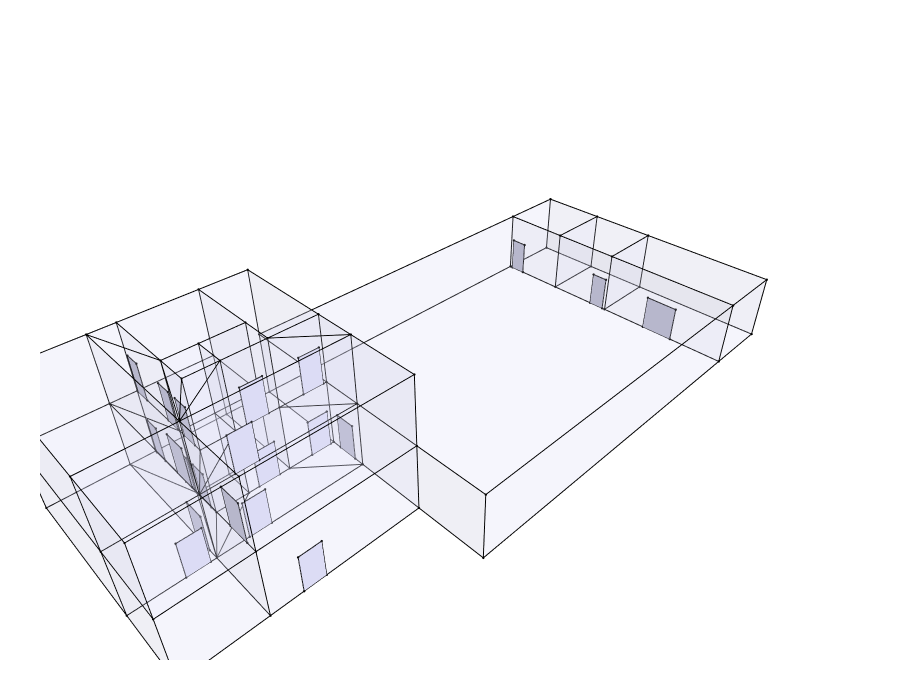

The notebook cell saved with this chart:
### Markdown cell above
## 16. Show the office cells together with the door geometry

### Code cell
Topology.Show(
    cc,                 # previous room cells
    door_cluster,       # imported door geometry

    # office cells
    showFaces=True,
    faceColor=[220,220,245],
    faceOpacity=0.15,

    # door geometry
    edgeColor="black",
    edgeWidth=2,

    backgroundColor="white",
    width=900,
    height=700,
    renderer=renderer
)

### Figure 1 — Plotly figure (JSON) as saved in the notebook; plotly's stock layout.template omitted (floating-point values rounded to 4 significant figures; data arrays with more than 128 entries replaced by an {"elided": "..."} marker saying what was removed)
{"data": [{"customdata": ["", "", "", "", "", "", "", "", "", "", "", "", "", "", "", "", "", "", "", "", "", "", "", "", "", "", "", "", "", "", "", "", "", "", "", "", "", "", "", "", "", "", "", "", "", "", "", "", "", "", "", "", "", "", "", "", "", "", "", "", "", "", "", "", "", "", "", "", "", "", "", ""], "hoverinfo": "text", "hovertemplate": ["Click ", "Click ", "Click ", "Click ", "Click ", "Click ", "Click ", "Click ", "Click ", "Click ", "Click ", "Click ", "Click ", "Click ", "Click ", "Click ", "Click ", "Click ", "Click ", "Click ", "Click ", "Click ", "Click ", "Click ", "Click ", "Click ", "Click ", "Click ", "Click ", "Click ", "Click ", "Click ", "Click ", "Click ", "Click ", "Click ", "Click ", "Click ", "Click ", "Click ", "Click ", "Click ", "Click ", "Click ", "Click ", "Click ", "Click ", "Click ", "Click ", "Click ", "Click ", "Click ", "Click ", "Click ", "Click ", "Click ", "Click ", "Click ", "Click ", "Click ", "Click ", "Click ", "Click ", "Click ", "Click ", "Click ", "Click ", "Click ", "Click ", "Click ", "Click ", "Click "], "hovertext": ["", "", "", "", "", "", "", "", "", "", "", "", "", "", "", "", "", "", "", "", "", "", "", "", "", "", "", "", "", "", "", "", "", "", "", "", "", "", "", "", "", "", "", "", "", "", "", "", "", "", "", "", "", "", "", "", "", "", "", "", "", "", "", "", "", "", "", "", "", "", "", ""], "legendgroup": "1", "legendrank": 1, "marker": {"color": ["#000000", "#000000", "#000000", "#000000", "#000000", "#000000", "#000000", "#000000", "#000000", "#000000", "#000000", "#000000", "#000000", "#000000", "#000000", "#000000", "#000000", "#000000", "#000000", "#000000", "#000000", "#000000", "#000000", "#000000", "#000000", "#000000", "#000000", "#000000", "#000000", "#000000", "#000000", "#000000", "#000000", "#000000", "#000000", "#000000", "#000000", "#000000", "#000000", "#000000", "#000000", "#000000", "#000000", "#000000", "#000000", "#000000", "#000000", "#000000", "#000000", "#000000", "#000000", "#000000", "#000000", "#000000", "#000000", "#000000", "#000000", "#000000", "#000000", "#000000", "#000000", "#000000", "#000000", "#000000", "#000000", "#000000", "#000000", "#000000", "#000000", "#000000", "#000000", "#000000"], "line": {"width": 0}, "opacity": 1, "size": [2.8, 2.8, 2.8, 2.8, 2.8, 2.8, 2.8, 2.8, 2.8, 2.8, 2.8, 2.8, 2.8, 2.8, 2.8, 2.8, 2.8, 2.8, 2.8, 2.8, 2.8, 2.8, 2.8, 2.8, 2.8, 2.8, 2.8, 2.8, 2.8, 2.8, 2.8, 2.8, 2.8, 2.8, 2.8, 2.8, 2.8, 2.8, 2.8, 2.8, 2.8, 2.8, 2.8, 2.8, 2.8, 2.8, 2.8, 2.8, 2.8, 2.8, 2.8, 2.8, 2.8, 2.8, 2.8, 2.8, 2.8, 2.8, 2.8, 2.8, 2.8, 2.8, 2.8, 2.8, 2.8, 2.8, 2.8, 2.8, 2.8, 2.8, 2.8, 2.8], "sizemode": "diameter", "symbol": "circle"}, "mode": "markers", "name": "1: Untitled (Vertices)", "showlegend": false, "text": ["", "", "", "", "", "", "", "", "", "", "", "", "", "", "", "", "", "", "", "", "", "", "", "", "", "", "", "", "", "", "", "", "", "", "", "", "", "", "", "", "", "", "", "", "", "", "", "", "", "", "", "", "", "", "", "", "", "", "", "", "", "", "", "", "", "", "", "", "", "", "", ""], "type": "scatter3d", "x": [-2.8, 0, 0, -2.8, -2.8, -2.8, -2.8, 0, 0, 0, -2.8, -2.8, -2.8, -2.8, 0, 21, 21, 21, 21, 0, 0, 0, 0, 0, 0, 21, 21, 21, 21, -5.2, -5.2, -8.4, -7, -7, -8.4, -7, -7, -8.4, -8.4, -7, -7, -5.2, -5.2, -5.2, -5.2, -7, -7, 0, -7, -8.4, -8.4, 25.2, 25.2, 25.2, 25.2, 25.2, 25.2, 25.2, 25.2, -8.4, -8.4, -12.6, -12.6, -12.6, -12.6, 0, -8.4, -12.6, -12.6, -12.6, -12.6, -12.6], "y": [16.8, 16.8, 10.8, 10.8, 12.6, 16.8, 16.8, 16.8, 16.8, 10.8, 10.8, 12.6, 12.6, 10.8, 10.8, 16.8, 12.6, 8.4, 0, 0, 4.2, 8.4, 8.4, 4.2, 0, 0, 8.4, 12.6, 16.8, 10.8, 10.8, 8.4, 10.8, 10.8, 8.4, 12.6, 12.6, 16.8, 16.8, 16.8, 16.8, 12.6, 12.6, 12.6, 10.8, 16.8, 12.6, 8.4, 10.8, 8.4, 16.8, 16.8, 12.6, 16.8, 12.6, 8.4, 8.4, 0, 0, 4.2, 4.2, 16.8, 16.8, 8.4, 8.4, 4.2, 4.2, 16.8, 8.4, 4.2, 4.2, 4.2], "z": [0, 0, 0, 0, 0, 4, 8, 8, 4, 4, 4, 4, 8, 8, 8, 0, 0, 0, 0, 0, 0, 0, 4, 4, 4, 4, 4, 4, 4, 0, 4, 0, 4, 0, 4, 4, 0, 0, 4, 4, 0, 0, 4, 8, 8, 8, 8, 8, 8, 8, 8, 0, 0, 4, 4, 0, 4, 0, 4, 0, 4, 0, 4, 4, 0, 8, 8, 8, 8, 0, 4, 8]}, {"hoverinfo": "text", "legendgroup": "2", "legendrank": 2, "line": {"color": "black", "dash": "solid", "width": 2}, "marker": {"size": 0}, "mode": "lines", "name": "1: Untitled (Edges)", "showlegend": false, "text": "", "type": "scatter3d", "x": {"elided": "477 float values"}, "y": {"elided": "477 float values"}, "z": {"elided": "477 int values"}}, {"cmax": 1, "cmin": 0, "color": "#DCDCF5", "colorscale": [[0, "#440154"], [0.1111, "#482878"], [0.2222, "#3e4989"], [0.3333, "#31688e"], [0.4444, "#26828e"], [0.5556, "#1f9e89"], [0.6667, "#35b779"], [0.7778, "#6ece58"], [0.8889, "#b5de2b"], [1, "#fde725"]], "flatshading": true, "hoverinfo": "text", "hovertext": "", "i": {"elided": "216 int values"}, "j": {"elided": "216 int values"}, "k": {"elided": "216 int values"}, "legendgroup": "3", "legendrank": 3, "lighting": {"facenormalsepsilon": 0}, "name": "1: Untitled (Faces)", "opacity": 0.15, "showlegend": false, "showscale": false, "text": "", "type": "mesh3d", "x": [-2.8, 0, -2.8, 0, -2.8, 0, -2.8, 0, -2.8, 0, -2.8, -2.8, -2.8, -2.8, 0, 0, 21, 21, 0, 0, 21, 21, 0, 21, 0, 0, 21, 21, 21, -5.2, -5.2, -8.4, -7, -7, -8.4, -7, -7, -8.4, -8.4, -7, -7, -5.2, -5.2, -5.2, -5.2, -7, -7, 0, -7, -8.4, -8.4, 25.2, 25.2, 25.2, 25.2, 25.2, 25.2, 25.2, 25.2, -8.4, -8.4, -12.6, -12.6, -12.6, -12.6, 0, -8.4, -12.6, -12.6, -12.6, -12.6, -12.6], "y": [12.6, 10.8, 10.8, 16.8, 16.8, 16.8, 16.8, 16.8, 16.8, 10.8, 10.8, 10.8, 12.6, 12.6, 10.8, 4.2, 8.4, 0, 0, 8.4, 12.6, 16.8, 8.4, 0, 4.2, 0, 8.4, 12.6, 16.8, 10.8, 10.8, 8.4, 10.8, 10.8, 8.4, 12.6, 12.6, 16.8, 16.8, 16.8, 16.8, 12.6, 12.6, 12.6, 10.8, 16.8, 12.6, 8.4, 10.8, 8.4, 16.8, 16.8, 12.6, 16.8, 12.6, 8.4, 8.4, 0, 0, 4.2, 4.2, 16.8, 16.8, 8.4, 8.4, 4.2, 4.2, 16.8, 8.4, 4.2, 4.2, 4.2], "z": [0, 0, 0, 0, 0, 4, 4, 8, 8, 4, 4, 8, 8, 4, 8, 0, 0, 0, 0, 0, 0, 0, 4, 4, 4, 4, 4, 4, 4, 4, 0, 0, 4, 0, 4, 4, 0, 4, 0, 4, 0, 0, 4, 8, 8, 8, 8, 8, 8, 8, 8, 0, 0, 4, 4, 0, 4, 0, 4, 0, 4, 0, 4, 4, 0, 8, 8, 8, 8, 0, 4, 8]}, {"customdata": ["", "", "", "", "", "", "", "", "", "", "", "", "", "", "", "", "", "", "", "", "", "", "", "", "", "", "", "", "", "", "", "", "", "", "", "", "", "", "", "", "", "", "", "", "", "", "", "", "", "", "", "", "", "", "", "", "", "", "", "", "", "", "", "", "", "", "", "", "", "", "", "", "", "", "", "", "", "", "", "", "", "", "", ""], "hoverinfo": "text", "hovertemplate": ["Click ", "Click ", "Click ", "Click ", "Click ", "Click ", "Click ", "Click ", "Click ", "Click ", "Click ", "Click ", "Click ", "Click ", "Click ", "Click ", "Click ", "Click ", "Click ", "Click ", "Click ", "Click ", "Click ", "Click ", "Click ", "Click ", "Click ", "Click ", "Click ", "Click ", "Click ", "Click ", "Click ", "Click ", "Click ", "Click ", "Click ", "Click ", "Click ", "Click ", "Click ", "Click ", "Click ", "Click ", "Click ", "Click ", "Click ", "Click ", "Click ", "Click ", "Click ", "Click ", "Click ", "Click ", "Click ", "Click ", "Click ", "Click ", "Click ", "Click ", "Click ", "Click ", "Click ", "Click ", "Click ", "Click ", "Click ", "Click ", "Click ", "Click ", "Click ", "Click ", "Click ", "Click ", "Click ", "Click ", "Click ", "Click ", "Click ", "Click ", "Click ", "Click ", "Click ", "Click "], "hovertext": ["", "", "", "", "", "", "", "", "", "", "", "", "", "", "", "", "", "", "", "", "", "", "", "", "", "", "", "", "", "", "", "", "", "", "", "", "", "", "", "", "", "", "", "", "", "", "", "", "", "", "", "", "", "", "", "", "", "", "", "", "", "", "", "", "", "", "", "", "", "", "", "", "", "", "", "", "", "", "", "", "", "", "", ""], "legendgroup": "5", "legendrank": 5, "marker": {"color": ["#000000", "#000000", "#000000", "#000000", "#000000", "#000000", "#000000", "#000000", "#000000", "#000000", "#000000", "#000000", "#000000", "#000000", "#000000", "#000000", "#000000", "#000000", "#000000", "#000000", "#000000", "#000000", "#000000", "#000000", "#000000", "#000000", "#000000", "#000000", "#000000", "#000000", "#000000", "#000000", "#000000", "#000000", "#000000", "#000000", "#000000", "#000000", "#000000", "#000000", "#000000", "#000000", "#000000", "#000000", "#000000", "#000000", "#000000", "#000000", "#000000", "#000000", "#000000", "#000000", "#000000", "#000000", "#000000", "#000000", "#000000", "#000000", "#000000", "#000000", "#000000", "#000000", "#000000", "#000000", "#000000", "#000000", "#000000", "#000000", "#000000", "#000000", "#000000", "#000000", "#000000", "#000000", "#000000", "#000000", "#000000", "#000000", "#000000", "#000000", "#000000", "#000000", "#000000", "#000000"], "line": {"width": 0}, "opacity": 1, "size": [2.8, 2.8, 2.8, 2.8, 2.8, 2.8, 2.8, 2.8, 2.8, 2.8, 2.8, 2.8, 2.8, 2.8, 2.8, 2.8, 2.8, 2.8, 2.8, 2.8, 2.8, 2.8, 2.8, 2.8, 2.8, 2.8, 2.8, 2.8, 2.8, 2.8, 2.8, 2.8, 2.8, 2.8, 2.8, 2.8, 2.8, 2.8, 2.8, 2.8, 2.8, 2.8, 2.8, 2.8, 2.8, 2.8, 2.8, 2.8, 2.8, 2.8, 2.8, 2.8, 2.8, 2.8, 2.8, 2.8, 2.8, 2.8, 2.8, 2.8, 2.8, 2.8, 2.8, 2.8, 2.8, 2.8, 2.8, 2.8, 2.8, 2.8, 2.8, 2.8, 2.8, 2.8, 2.8, 2.8, 2.8, 2.8, 2.8, 2.8, 2.8, 2.8, 2.8, 2.8], "sizemode": "diameter", "symbol": "circle"}, "mode": "markers", "name": "2: default (Vertices)", "showlegend": false, "text": ["", "", "", "", "", "", "", "", "", "", "", "", "", "", "", "", "", "", "", "", "", "", "", "", "", "", "", "", "", "", "", "", "", "", "", "", "", "", "", "", "", "", "", "", "", "", "", "", "", "", "", "", "", "", "", "", "", "", "", "", "", "", "", "", "", "", "", "", "", "", "", "", "", "", "", "", "", "", "", "", "", "", "", ""], "type": "scatter3d", "x": [-8.4, -8.4, -8.4, -8.4, -6.7, -5.5, -5.5, -6.7, -7, -7, -7, -7, -7, -7, -7, -7, -7, -7, -7, -7, -0.2, -1.4, -1.4, -0.2, -3.4, -4.6, -4.6, -3.4, -8.4, -8.4, -8.4, -8.4, -6.7, -5.5, -5.5, -6.7, -6.7, -5.5, -5.5, -6.7, -9.9, -8.7, -8.7, -9.9, -8.4, -8.4, -8.4, -8.4, -7, -7, -7, -7, -7, -7, -7, -7, -7, -7, -7, -7, -3.4, -4.6, -4.6, -3.4, -0.2, -1.4, -1.4, -0.2, 0, 0, 0, 0, 21, 21, 21, 21, 21, 21, 21, 21, 21, 21, 21, 21], "y": [6, 4.8, 4.8, 6, 4.2, 4.2, 4.2, 4.2, 12.15, 11.25, 11.25, 12.15, 13.65, 12.75, 12.75, 13.65, 16.65, 15.75, 15.75, 16.65, 10.8, 10.8, 10.8, 10.8, 10.8, 10.8, 10.8, 10.8, 10.2, 9, 9, 10.2, 8.4, 8.4, 8.4, 8.4, 8.4, 8.4, 8.4, 8.4, 8.4, 8.4, 8.4, 8.4, 10.2, 9, 9, 10.2, 16.65, 15.75, 15.75, 16.65, 13.65, 12.75, 12.75, 13.65, 12.15, 11.25, 11.25, 12.15, 10.8, 10.8, 10.8, 10.8, 10.8, 10.8, 10.8, 10.8, 9, 10.2, 10.2, 9, 3.4, 5.4, 5.4, 3.4, 8.6, 9.6, 9.6, 8.6, 16.6, 15.6, 15.6, 16.6], "z": [6.2, 6.2, 4, 4, 2.2, 2.2, 0, 0, 6.2, 6.2, 4, 4, 6.2, 6.2, 4, 4, 6.2, 6.2, 4, 4, 6.2, 6.2, 4, 4, 6.2, 6.2, 4, 4, 6.2, 6.2, 4, 4, 6.2, 6.2, 4, 4, 2.2, 2.2, 0, 0, 2.2, 2.2, 0, 0, 2.2, 2.2, 0, 0, 2.2, 2.2, 0, 0, 2.2, 2.2, 0, 0, 2.2, 2.2, 0, 0, 2.2, 2.2, 0, 0, 2.2, 2.2, 0, 0, 2.2, 2.2, 0, 0, 2.2, 2.2, 0, 0, 2.2, 2.2, 0, 0, 2.2, 2.2, 0, 0]}, {"hoverinfo": "text", "legendgroup": "6", "legendrank": 6, "line": {"color": "black", "dash": "solid", "width": 2}, "marker": {"size": 0}, "mode": "lines", "name": "2: default (Edges)", "showlegend": false, "text": "", "type": "scatter3d", "x": {"elided": "252 float values"}, "y": {"elided": "252 float values"}, "z": {"elided": "252 float values"}}, {"cmax": 1, "cmin": 0, "color": "#DCDCF5", "colorscale": [[0, "#440154"], [0.1111, "#482878"], [0.2222, "#3e4989"], [0.3333, "#31688e"], [0.4444, "#26828e"], [0.5556, "#1f9e89"], [0.6667, "#35b779"], [0.7778, "#6ece58"], [0.8889, "#b5de2b"], [1, "#fde725"]], "flatshading": true, "hoverinfo": "text", "hovertext": "", "i": [0, 0, 4, 4, 8, 8, 12, 12, 16, 16, 20, 20, 24, 24, 28, 28, 32, 32, 36, 36, 40, 40, 44, 44, 48, 48, 52, 52, 56, 56, 60, 60, 64, 64, 68, 68, 72, 72, 76, 76, 80, 80], "j": [1, 2, 5, 6, 9, 10, 13, 14, 17, 18, 21, 22, 25, 26, 29, 30, 33, 34, 37, 38, 41, 42, 45, 46, 49, 50, 53, 54, 57, 58, 61, 62, 65, 66, 69, 70, 73, 74, 77, 78, 81, 82], "k": [2, 3, 6, 7, 10, 11, 14, 15, 18, 19, 22, 23, 26, 27, 30, 31, 34, 35, 38, 39, 42, 43, 46, 47, 50, 51, 54, 55, 58, 59, 62, 63, 66, 67, 70, 71, 74, 75, 78, 79, 82, 83], "legendgroup": "7", "legendrank": 7, "lighting": {"facenormalsepsilon": 0}, "name": "2: default (Faces)", "opacity": 1, "showlegend": false, "showscale": false, "text": "", "type": "mesh3d", "x": [-8.4, -8.4, -8.4, -8.4, -5.5, -5.5, -6.7, -6.7, -7, -7, -7, -7, -7, -7, -7, -7, -7, -7, -7, -7, -0.2, -0.2, -1.4, -1.4, -3.4, -3.4, -4.6, -4.6, -8.4, -8.4, -8.4, -8.4, -5.5, -5.5, -6.7, -6.7, -5.5, -5.5, -6.7, -6.7, -8.7, -8.7, -9.9, -9.9, -8.4, -8.4, -8.4, -8.4, -7, -7, -7, -7, -7, -7, -7, -7, -7, -7, -7, -7, -3.4, -3.4, -4.6, -4.6, -0.2, -0.2, -1.4, -1.4, 0, 0, 0, 0, 21, 21, 21, 21, 21, 21, 21, 21, 21, 21, 21, 21], "y": [4.8, 4.8, 6, 6, 4.2, 4.2, 4.2, 4.2, 11.25, 11.25, 12.15, 12.15, 12.75, 12.75, 13.65, 13.65, 15.75, 15.75, 16.65, 16.65, 10.8, 10.8, 10.8, 10.8, 10.8, 10.8, 10.8, 10.8, 9, 9, 10.2, 10.2, 8.4, 8.4, 8.4, 8.4, 8.4, 8.4, 8.4, 8.4, 8.4, 8.4, 8.4, 8.4, 9, 9, 10.2, 10.2, 15.75, 15.75, 16.65, 16.65, 12.75, 12.75, 13.65, 13.65, 11.25, 11.25, 12.15, 12.15, 10.8, 10.8, 10.8, 10.8, 10.8, 10.8, 10.8, 10.8, 9, 9, 10.2, 10.2, 3.4, 3.4, 5.4, 5.4, 8.6, 8.6, 9.6, 9.6, 15.6, 15.6, 16.6, 16.6], "z": [6.2, 4, 4, 6.2, 2.2, 0, 0, 2.2, 6.2, 4, 4, 6.2, 6.2, 4, 4, 6.2, 6.2, 4, 4, 6.2, 4, 6.2, 6.2, 4, 4, 6.2, 6.2, 4, 6.2, 4, 4, 6.2, 6.2, 4, 4, 6.2, 2.2, 0, 0, 2.2, 2.2, 0, 0, 2.2, 2.2, 0, 0, 2.2, 2.2, 0, 0, 2.2, 2.2, 0, 0, 2.2, 2.2, 0, 0, 2.2, 0, 2.2, 2.2, 0, 0, 2.2, 2.2, 0, 0, 2.2, 2.2, 0, 0, 2.2, 2.2, 0, 0, 2.2, 2.2, 0, 2.2, 0, 0, 2.2]}], "layout": {"autosize": true, "height": 700, "margin": {"b": 40, "l": 40, "r": 40, "t": 40}, "paper_bgcolor": "#FFFFFF", "plot_bgcolor": "#FFFFFF", "scene": {"aspectmode": "data", "camera": {"center": {"x": 0, "y": 0, "z": 0}, "eye": {"x": -1.25, "y": -1.25, "z": 1.25}, "projection": {"type": "perspective"}, "up": {"x": 0, "y": 0, "z": 1}}, "xaxis": {"visible": false}, "yaxis": {"visible": false}, "zaxis": {"visible": false}}, "showlegend": true, "width": 900, "xaxis": {"showgrid": false, "visible": false, "zeroline": false}, "yaxis": {"showgrid": false, "visible": false, "zeroline": false}}}
